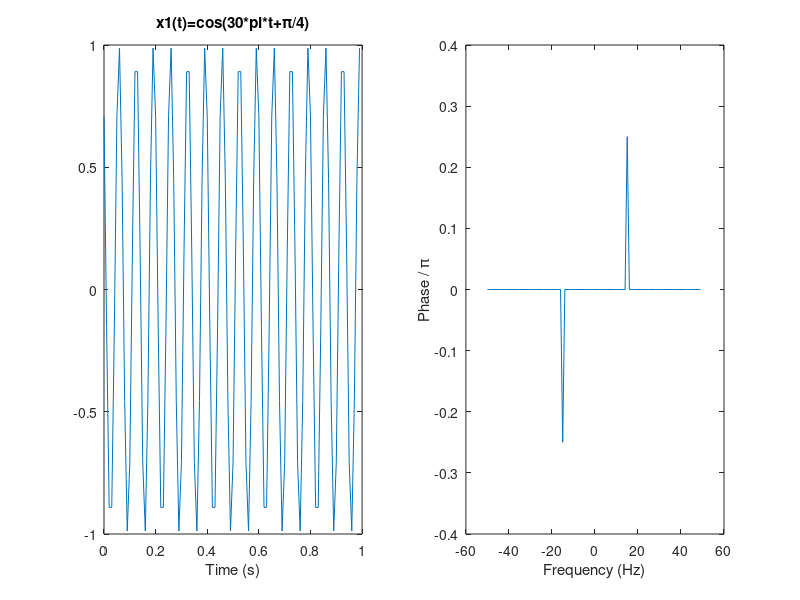

This chart was generated by the following MATLAB code:
fs=100;
T = 1;
N = fs * T;
t = linspace(0, T-T/N, N);
f = linspace(-fs/2, fs/2-fs/N, N);
x1=cos(30*pi*t+pi/4);
subplot(1,2,1);
plot(t,x1);
title('x1(t)=cos(30*pi*t+\pi/4)');
xlabel('Time (s)');
subplot(1,2,2);
X1=fftshift(fft(x1));
X1=X1/max(abs(X1));
plot(f,abs(X1));
title('X1(t)=fft(x1(t))');
ylabel 'Magnitude'
xlabel('Frequency (Hz)');
tol = 1e-6;
X1(abs(X1) < tol) = 0;
theta = angle(X1);
plot(f,theta/pi)
xlabel 'Frequency (Hz)'
ylabel 'Phase / \pi'